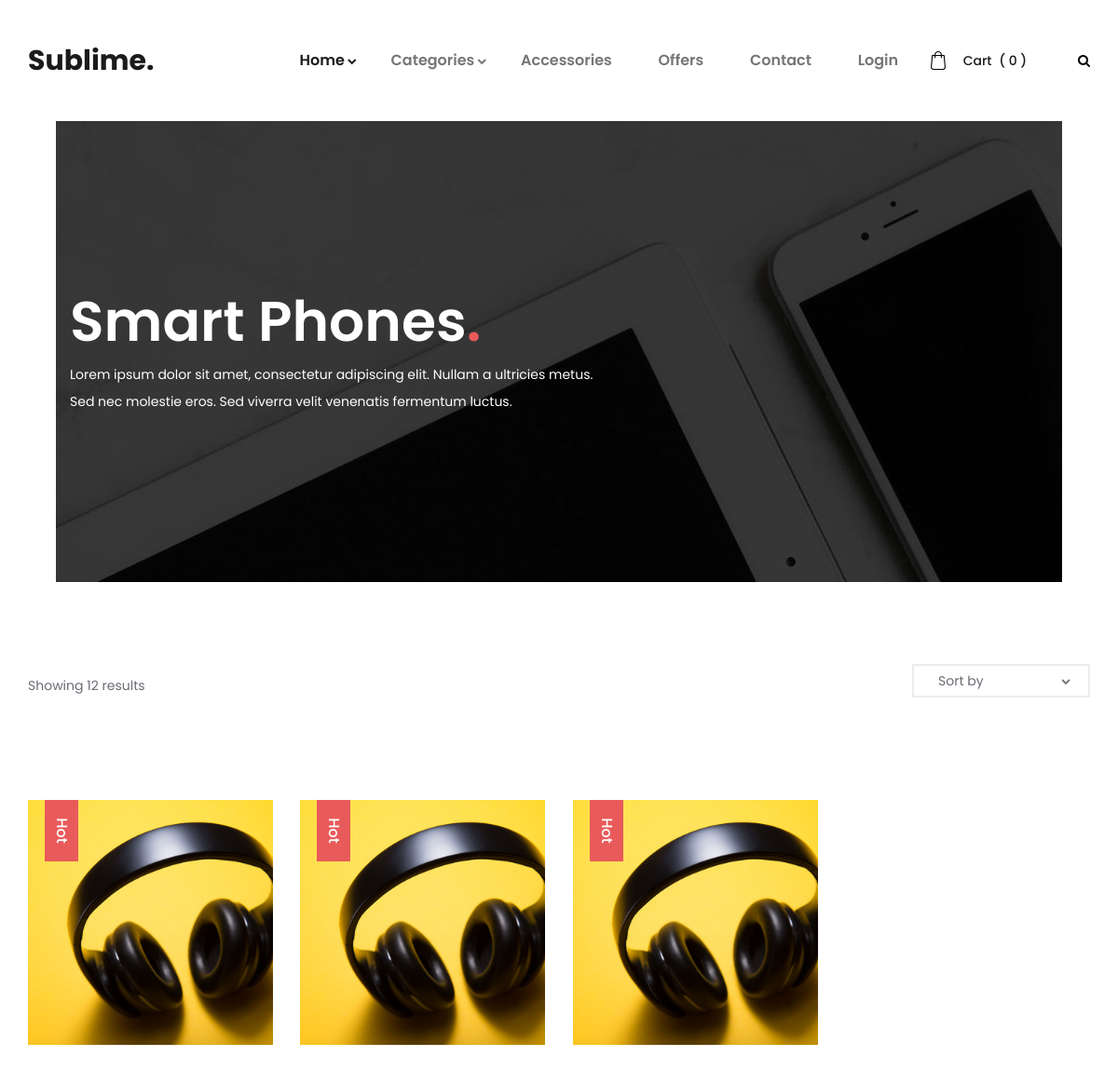
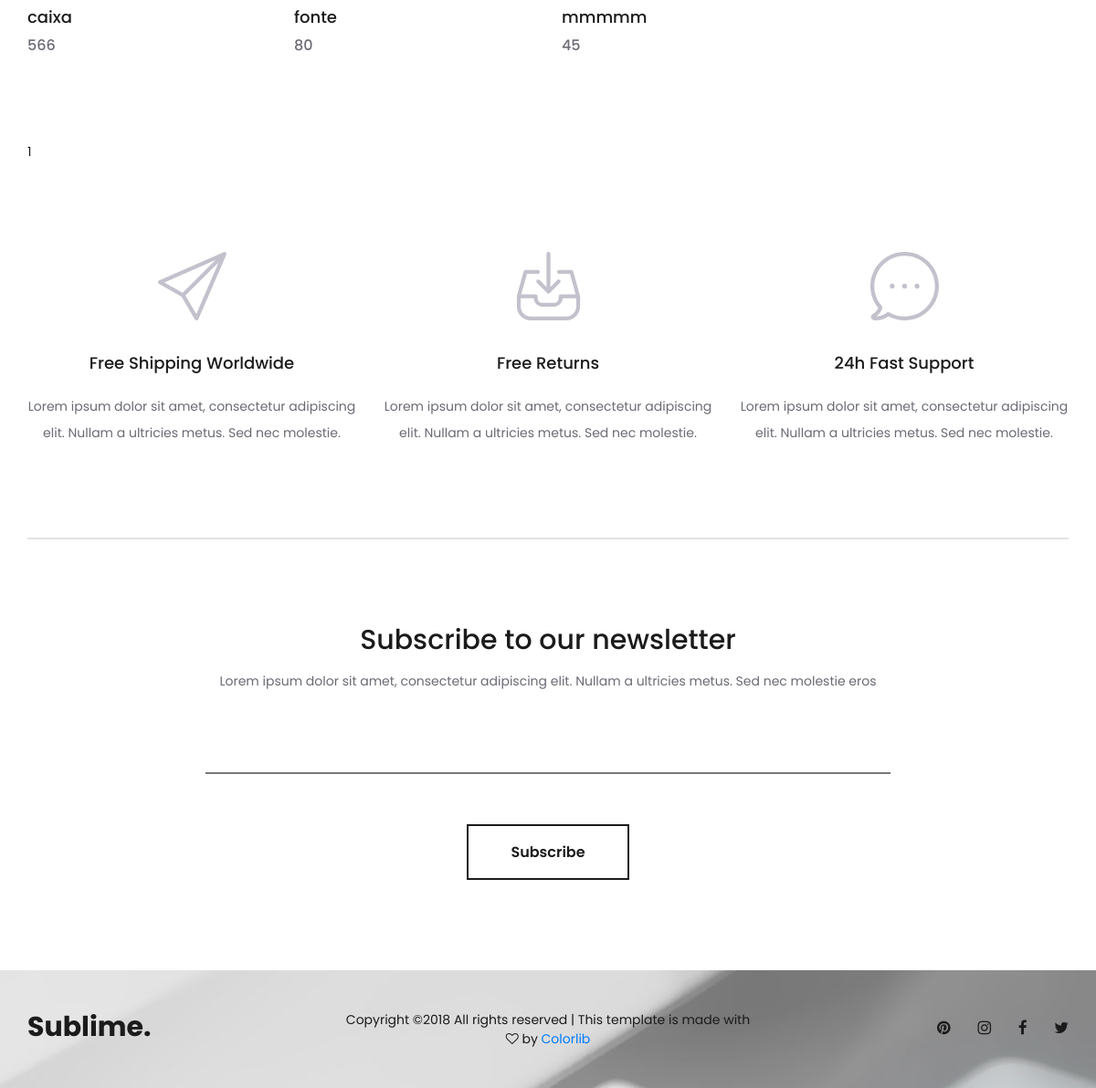
/categories.php?Categoria=Tecnologia, run on the app's committed database (2 pictures, top to bottom).
### tables this page shows
CREATE TABLE `produtos` (
  `id_produto` int(11) NOT NULL,
  `categoria` varchar(50) NOT NULL,
  `nome` varchar(50) NOT NULL,
  `preco_mercado` double NOT NULL,
  `desconto` double NOT NULL,
  `quantidade` int(11) NOT NULL,
  `descricao` varchar(500) NOT NULL,
  `img_frente` varchar(200) NOT NULL,
  `img_direita` varchar(200) NOT NULL,
  `img_esquerda` varchar(200) NOT NULL,
  `img_tras` varchar(200) NOT NULL
);

### categories.php (the view, shortened to what this page needs)
<!DOCTYPE html>
<html lang="en">
<head>
<link rel="stylesheet" type="text/css" href="styles/bootstrap4/bootstrap.min.css">
<link href="plugins/font-awesome-4.7.0/css/font-awesome.min.css" rel="stylesheet" type="text/css">
<link rel="stylesheet" type="text/css" href="plugins/OwlCarousel2-2.2.1/owl.carousel.css">
<link rel="stylesheet" type="text/css" href="plugins/OwlCarousel2-2.2.1/owl.theme.default.css">
<link rel="stylesheet" type="text/css" href="plugins/OwlCarousel2-2.2.1/animate.css">
<link rel="stylesheet" type="text/css" href="styles/categories.css">
<link rel="stylesheet" type="text/css" href="styles/categories_responsive.css">
</head>
<?php
			include 'ligacao/conn.php';
			$idx = $_GET['Categoria'];
			$dados2 = (mysqli_query($conn,"SELECT id_produto, categoria, nome, preco_mercado, desconto, quantidade, descricao FROM produtos where categoria like '$idx'"));
			$number_of_results = mysqli_num_rows($dados2);
			$total_number = 5;
			$number_of_pages = ceil($number_of_results/$total_number);
			if (!isset($_GET['page'])) {
				$page=1;
			}
			else {
				$page=$_GET['page'];
			}
				$products_limit = ($page-1)*$total_number;
			$dados = (mysqli_query($conn,"SELECT id_produto, categoria, nome, preco_mercado, desconto, quantidade, descricao FROM produtos where categoria like '$idx' LIMIT ".$products_limit.",".$total_number.""));
		 ?>
<body>
<div class="super_container">
	<?php
	include("header.php");
 	?>
		<div class="search_panel trans_300">
			<div class="container">
				<div class="row">
					<div class="col">
						<div class="search_panel_content d-flex flex-row align-items-center justify-content-end">
							<form action="#">
							</form>
						</div>
					</div>
				</div>
			</div>
		</div>
	</header>
	<div class="home">
		<div class="home_container">
			<div class="home_background" style="background-image:url(images/categories.jpg)"></div>
			<div class="home_content_container">
				<div class="container">
					<div class="row">
						<div class="col">
							<div class="home_content">
								<div class="home_title">Smart Phones<span>.</span></div>
								<div class="home_text"><p>Lorem ipsum dolor sit amet, consectetur adipiscing elit. Nullam a ultricies metus. Sed nec molestie eros. Sed viverra velit venenatis fermentum luctus.</p></div>
							</div>
						</div>
					</div>
				</div>
			</div>
		</div>
	</div>
	<div class="products">
		<div class="container">
			<div class="row">
				<div class="col">
					<div class="sorting_bar d-flex flex-md-row flex-column align-items-md-center justify-content-md-start">
						<div class="results">Showing <span>12</span> results</div>
						<div class="sorting_container ml-md-auto">
							<div class="sorting">
								<ul class="item_sorting">
									<li>
										<span class="sorting_text">Sort by</span>
										<i class="fa fa-chevron-down" aria-hidden="true"></i>
									</li>
								</ul>
							</div>
						</div>
					</div>
				</div>
			</div>
			<div class="row">
				<div class="col">
					<div class="product_grid">
							 <?php   while ($informacao = mysqli_fetch_array($dados)) {
						 			echo'
							 <div class="product">
								 <div class="product_image"><a href="product.php?produto='.$informacao['id_produto'].'"><img src="images/product_10.jpg" alt=""></a></div>
								 <div class="product_extra product_sale"><a href="categories.html">Hot</a></div>
								 <div class="product_content">
									 <div class="product_title"><a href="product.php">'.$informacao['nome'].'</a></div>
									 <div class="product_price">'.$informacao['preco_mercado'].'</div>
								 </div>
								 </div>';
							 }
								 ?>
					</div>
				</div>
			</div>
					<div class="product_pagination">
						<ul>
							<?php
							for ($i=1; $i <=	$number_of_pages ; $i++) {
								echo '	<li class="active"><a href="categories.php?Categoria='.$idx.'&page='.$i.'">' .$i.'</a></li>';
							}
							 ?>
						</ul>
					</div>
				</div>
			</div>
		</div>
	<div class="icon_boxes">
		<div class="container">
			<div class="row icon_box_row">
				<div class="col-lg-4 icon_box_col">
					<div class="icon_box">
						<div class="icon_box_image"><img src="images/icon_1.svg" alt=""></div>
						<div class="icon_box_title">Free Shipping Worldwide</div>
						<div class="icon_box_text">
							<p>Lorem ipsum dolor sit amet, consectetur adipiscing elit. Nullam a ultricies metus. Sed nec molestie.</p>
						</div>
					</div>
				</div>
				<div class="col-lg-4 icon_box_col">
					<div class="icon_box">
						<div class="icon_box_image"><img src="images/icon_2.svg" alt=""></div>
						<div class="icon_box_title">Free Returns</div>
						<div class="icon_box_text">
							<p>Lorem ipsum dolor sit amet, consectetur adipiscing elit. Nullam a ultricies metus. Sed nec molestie.</p>
						</div>
					</div>
				</div>
				<div class="col-lg-4 icon_box_col">
					<div class="icon_box">
						<div class="icon_box_image"><img src="images/icon_3.svg" alt=""></div>
						<div class="icon_box_title">24h Fast Support</div>
						<div class="icon_box_text">
							<p>Lorem ipsum dolor sit amet, consectetur adipiscing elit. Nullam a ultricies metus. Sed nec molestie.</p>
						</div>
					</div>
				</div>
			</div>
		</div>
	</div>
	<div class="newsletter">
		<div class="container">
			<div class="row">
				<div class="col">
					<div class="newsletter_border"></div>
				</div>
			</div>
			<div class="row">
				<div class="col-lg-8 offset-lg-2">
					<div class="newsletter_content text-center">
						<div class="newsletter_title">Subscribe to our newsletter</div>
						<div class="newsletter_text"><p>Lorem ipsum dolor sit amet, consectetur adipiscing elit. Nullam a ultricies metus. Sed nec molestie eros</p></div>
						<div class="newsletter_form_container">
							<form action="#" id="newsletter_form" class="newsletter_form">
								<input type="email" class="newsletter_input" required="required">
								<button class="newsletter_button trans_200"><span>Subscribe</span></button>
							</form>
						</div>
					</div>
				</div>
			</div>
		</div>
	</div>
	<?php
	include("footer.php");
	?>
</body>
</html>

### header.php (shortened to what this page needs)
<?php
  include 'ligacao/conn.php';
  if ($_SESSION['id_registo']!=null) {
    $querys =mysqli_query($conn, "SELECT count(*) as please FROM carrinho WHERE id_sessao='$_SESSION[id_registo]' and compra='0'");
    $total = mysqli_fetch_assoc($querys);
  }
  else {
    $total['please']=0;
  }
?>
<header class="header">
  <div class="header_container">
    <div class="container">
      <div class="row">
        <div class="col">
          <div class="header_content d-flex flex-row align-items-center justify-content-start">
            <div class="logo"><a href="index.php">Sublime.</a></div>
            <nav class="main_nav">
              <ul>
                <li class="hassubs active">
                  <a href="index.html">Home</a>
                </li>
                <li class="hassubs">
                  <a href="categories.html">Categories</a>
                </li>
                <li><a href="#">Accessories</a></li>
                <li><a href="#">Offers</a></li>
                <li><a href="contact.php">Contact</a></li>
                <li><a href="login.php">Login</a></li>
              </ul>
            </nav>
            <div class="header_extra ml-auto">
              <div class="shopping_cart">
                <a href="cart.html">
                  <div>Cart <span id="totalincart">( <?php echo $total['please']; ?> )</span></div>
                </a>
              </div>
              <div class="search">
                <div class="search_icon">
                </div>
              </div>
            </div>
          </div>
        </div>
      </div>
    </div>
  </div>

### footer.php (shortened to what this page needs)
<div class="footer_overlay"></div>
<footer class="footer">
  <div class="footer_background" style="background-image:url(images/footer.jpg)"></div>
  <div class="container">
    <div class="row">
      <div class="col">
        <div class="footer_content d-flex flex-lg-row flex-column align-items-center justify-content-lg-start justify-content-center">
          <div class="footer_logo"><a href="#">Sublime.</a></div>
          <div class="copyright ml-auto mr-auto">
Copyright &copy;<script>document.write(new Date().getFullYear());</script> All rights reserved | This template is made with <i class="fa fa-heart-o" aria-hidden="true"></i> by <a href="https://colorlib.com" target="_blank">Colorlib</a>
</div>
          <div class="footer_social ml-lg-auto">
            <ul>
              <li><a href="#"><i class="fa fa-pinterest" aria-hidden="true"></i></a></li>
              <li><a href="#"><i class="fa fa-instagram" aria-hidden="true"></i></a></li>
              <li><a href="#"><i class="fa fa-facebook" aria-hidden="true"></i></a></li>
              <li><a href="#"><i class="fa fa-twitter" aria-hidden="true"></i></a></li>
            </ul>
          </div>
        </div>
      </div>
    </div>
  </div>
</footer>

### data on the page
produtos: nome "caixa", preco_mercado "566"
produtos: nome "fonte", preco_mercado "80"
produtos: nome "mmmmm", preco_mercado "45"

### other printed values
$total['please'] "0"
